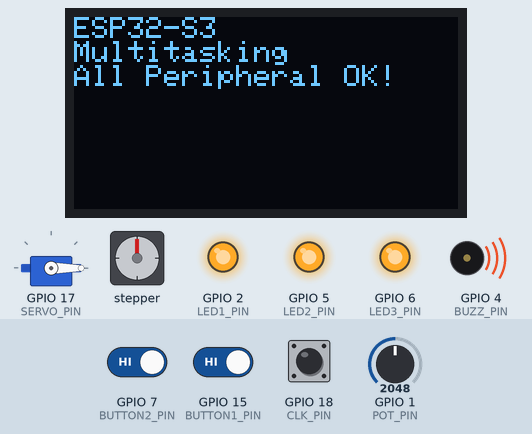
Bench run of a sketch on a simulated ESP32-S3. Shown: 128×64 one-colour display, servo, stepper motor, output pins drawn as LEDs (lit = HIGH), buzzer (waves = sounding). The test bench sets the inputs (shaded band); at power-on: GPIO 7 (BUTTON2_PIN) HIGH, GPIO 15 (BUTTON1_PIN) HIGH, GPIO 1 (POT_PIN) = 2048, GPIO 18 (CLK_PIN) HIGH. Stepper angles assume 200 steps per turn; what the sketch prints to the serial monitor is not drawn.

Above: at 0.1 s.
At 3.9 s:
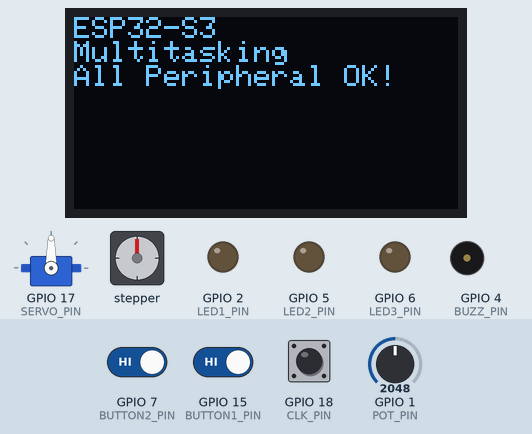
4.0 s: GPIO 7 (BUTTON2_PIN) driven LOW and GPIO 15 (BUTTON1_PIN) driven LOW
At 10.7 s:
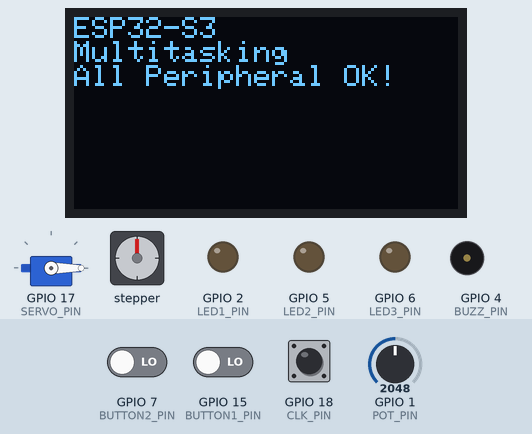
Timing chart, 0 to 88.1 s (numbered marks = the images above; inputs shaded):
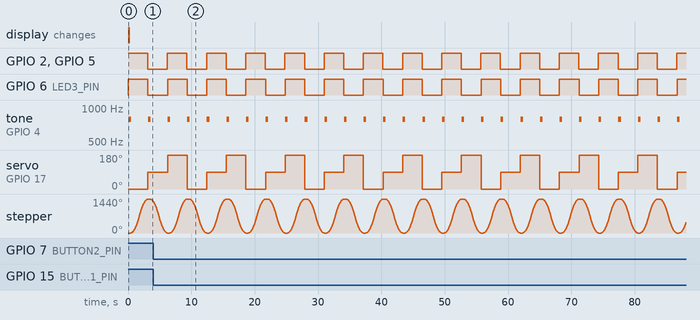

The sketch:

sketch.ino
```cpp
// ===================== Libraries =====================
#include <Wire.h>
#include <Adafruit_GFX.h>
#include <Adafruit_SSD1306.h>
#include <ESP32Servo.h>
#include <AccelStepper.h>

// ===================== OLED SETUP =====================
#define SCREEN_WIDTH 128
#define SCREEN_HEIGHT 64
Adafruit_SSD1306 display(SCREEN_WIDTH, SCREEN_HEIGHT, &Wire, -1);

// ===================== Servo ==========================
Servo myservo;

// ===================== Stepper ========================
AccelStepper stepper(AccelStepper::DRIVER, 13, 12);

// ===================== Encoder ========================
volatile int encoderCount = 0;
int lastStateCLK;

// ===================== Pin Assignments =================
#define LED1_PIN    2
#define LED2_PIN    5
#define LED3_PIN    6
#define BUZZ_PIN    4
#define BUTTON1_PIN 15
#define BUTTON2_PIN 7
#define POT_PIN     1
#define SERVO_PIN   17
#define CLK_PIN     18
#define DT_PIN      19

// =======================================================
// ====================== TASKS ==========================
// =======================================================

// ---------- LED 1 TASK (CORE 0) ----------
void TaskLED1(void *pvParameters) {
  pinMode(LED1_PIN, OUTPUT);
  while (1) {
    digitalWrite(LED1_PIN, HIGH);
    vTaskDelay(500 / portTICK_PERIOD_MS);
    digitalWrite(LED1_PIN, LOW);
    vTaskDelay(500 / portTICK_PERIOD_MS);
  }
}

// ---------- LED 2 TASK (CORE 0) ----------
void TaskLED2(void *pvParameters) {
  pinMode(LED2_PIN, OUTPUT);
  while (1) {
    digitalWrite(LED2_PIN, HIGH);
    vTaskDelay(300 / portTICK_PERIOD_MS);
    digitalWrite(LED2_PIN, LOW);
    vTaskDelay(300 / portTICK_PERIOD_MS);
  }
}

// ---------- LED 3 TASK (CORE 0) ----------
void TaskLED3(void *pvParameters) {
  pinMode(LED3_PIN, OUTPUT);
  while (1) {
    digitalWrite(LED3_PIN, HIGH);
    vTaskDelay(700 / portTICK_PERIOD_MS);
    digitalWrite(LED3_PIN, LOW);
    vTaskDelay(700 / portTICK_PERIOD_MS);
  }
}

// ---------- BUTTON 1 TASK (CORE 0) ----------
void TaskButton1(void *pvParameters) {
  pinMode(BUTTON1_PIN, INPUT_PULLUP);
  while (1) {
    if (digitalRead(BUTTON1_PIN) == LOW) {
      Serial.println("[BUTTON1] Pressed!");
      vTaskDelay(200 / portTICK_PERIOD_MS); // debounce
    }
    vTaskDelay(10 / portTICK_PERIOD_MS);
  }
}

// ---------- BUTTON 2 TASK (CORE 0) ----------
void TaskButton2(void *pvParameters) {
  pinMode(BUTTON2_PIN, INPUT_PULLUP);
  while (1) {
    if (digitalRead(BUTTON2_PIN) == LOW) {
      Serial.println("[BUTTON2] Pressed!");
      vTaskDelay(200 / portTICK_PERIOD_MS); // debounce
    }
    vTaskDelay(10 / portTICK_PERIOD_MS);
  }
}

// ---------- BUZZER TASK (CORE 1) ----------
void TaskBuzzer(void *pvParameters) {
  pinMode(BUZZ_PIN, OUTPUT);
  Serial.println("[BUZZER] Task Started - Manual PWM");

  while (1) {
    for (int i = 0; i < 300; i++) {
      digitalWrite(BUZZ_PIN, HIGH);
      delayMicroseconds(625);  // ~800Hz
      digitalWrite(BUZZ_PIN, LOW);
      delayMicroseconds(625);
    }
    vTaskDelay(700 / portTICK_PERIOD_MS);
  }
}

// ---------- POTENTIOMETER TASK (CORE 1) ----------
void TaskPot(void *pvParameters) {
  while (1) {
    int value = analogRead(POT_PIN);
    Serial.print("[POT] Value: ");
    Serial.println(value);
    vTaskDelay(150 / portTICK_PERIOD_MS);
  }
}

// ---------- OLED TASK (CORE 0) ----------
void TaskOLED(void *pvParameters) {
  if (!display.begin(SSD1306_SWITCHCAPVCC, 0x3C)) {
    Serial.println("OLED Failed!");
    vTaskDelete(NULL);
  }
  display.clearDisplay();

  while (1) {
    display.clearDisplay();
    display.setCursor(0, 0);
    display.setTextSize(1);
    display.setTextColor(SSD1306_WHITE);
    display.println("ESP32-S3");
    display.println("Multitasking");
    display.println("All Peripheral OK!");
    display.display();
    vTaskDelay(500 / portTICK_PERIOD_MS);
  }
}

// ---------- ENCODER TASK (CORE 1) ----------
void TaskEncoder(void *pvParameters) {
  pinMode(CLK_PIN, INPUT_PULLUP);
  pinMode(DT_PIN, INPUT_PULLUP);

  lastStateCLK = digitalRead(CLK_PIN);

  while (1) {
    int currentStateCLK = digitalRead(CLK_PIN);

    if (currentStateCLK != lastStateCLK) {
      if (digitalRead(DT_PIN) != currentStateCLK) encoderCount++;
      else encoderCount--;

      Serial.print("[ENCODER] Count: ");
      Serial.println(encoderCount);
    }

    lastStateCLK = currentStateCLK;
    vTaskDelay(5 / portTICK_PERIOD_MS);
  }
}

// ---------- SERVO TASK (CORE 0) ----------
void TaskServo(void *pvParameters) {
  myservo.setPeriodHertz(50);
  myservo.attach(SERVO_PIN, 500, 2400);

  while (1) {
    myservo.write(0);
    vTaskDelay(1000 / portTICK_PERIOD_MS);
    myservo.write(90);
    vTaskDelay(1000 / portTICK_PERIOD_MS);
    myservo.write(180);
    vTaskDelay(1000 / portTICK_PERIOD_MS);
  }
}

// ---------- STEPPER TASK (CORE 1) ----------
void TaskStepper(void *pvParameters) {
  stepper.setMaxSpeed(800);
  stepper.setAcceleration(400);

  while (1) {
    stepper.moveTo(stepper.currentPosition() + 800);
    while (stepper.distanceToGo() != 0) stepper.run();
    vTaskDelay(300 / portTICK_PERIOD_MS);

    stepper.moveTo(stepper.currentPosition() - 800);
    while (stepper.distanceToGo() != 0) stepper.run();
    vTaskDelay(300 / portTICK_PERIOD_MS);
  }
}

// =======================================================
// ======================= SETUP =========================
// =======================================================
void setup() {
  Serial.begin(115200);


  // pilih task mana untuk dijalankan di core 0 / 1
  // Core 0 Tasks
  xTaskCreatePinnedToCore(TaskLED1,    "LED1",     2048, NULL, 1, NULL, 0);
  xTaskCreatePinnedToCore(TaskLED2,    "LED2",     2048, NULL, 1, NULL, 0);
  xTaskCreatePinnedToCore(TaskLED3,    "LED3",     2048, NULL, 1, NULL, 0);
  xTaskCreatePinnedToCore(TaskButton1, "BUTTON1",  2048, NULL, 1, NULL, 0);
  xTaskCreatePinnedToCore(TaskButton2, "BUTTON2",  2048, NULL, 1, NULL, 0);
  xTaskCreatePinnedToCore(TaskOLED,    "OLED",     4096, NULL, 1, NULL, 0);

   // Core 1 Tasks
  xTaskCreatePinnedToCore(TaskServo,   "SERVO",    4096, NULL, 10, NULL, 1);
  xTaskCreatePinnedToCore(TaskBuzzer,  "BUZZER",   2048, NULL, 1, NULL, 1);
  xTaskCreatePinnedToCore(TaskPot,     "POT",      2048, NULL, 10, NULL, 1);
  xTaskCreatePinnedToCore(TaskEncoder, "ENCODER",  2048, NULL, 1, NULL, 1);
  xTaskCreatePinnedToCore(TaskStepper, "STEPPER",  4096, NULL, 1, NULL, 1);
}

void loop() {
  // Semua logika di-handle oleh task → loop tetap kosong
}
```

Measured:
- by itself, GPIO 2 (LED1_PIN), GPIO 5 (LED2_PIN), GPIO 6 (LED3_PIN): alternates HIGH for 3.1 s and LOW for 3.1 s
- by itself, tone on GPIO 4 (BUZZ_PIN): alternates 795 Hz for 0.40 s and silent for 2.7 s
- by itself, servo on GPIO 17 (SERVO_PIN): repeats every 9.3 s: 0° 3.1 s, 90° 3.1 s, 180° 3.1 s
